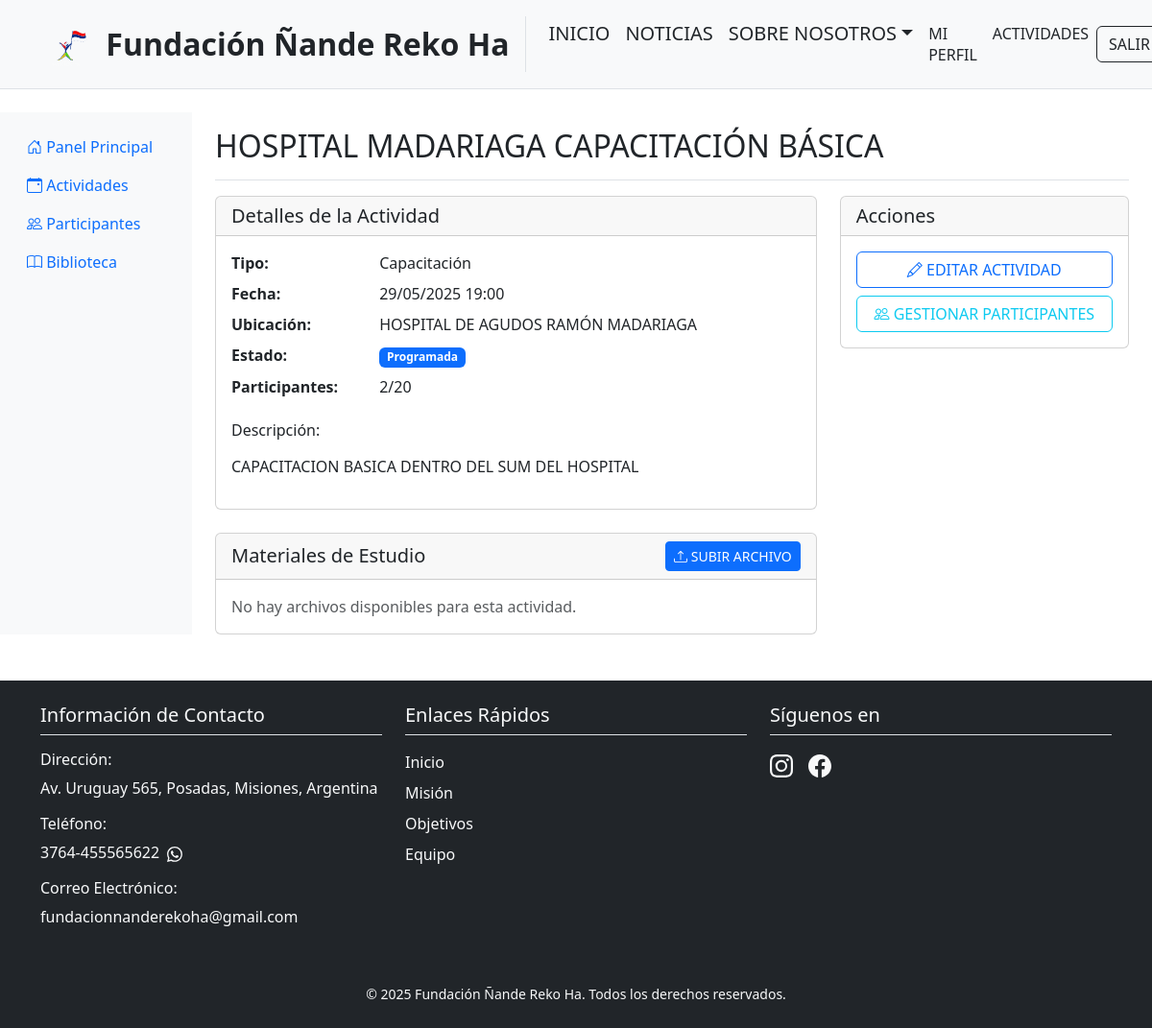
/dashboard/activity/2/ (signed in), run on an earlier commit of the app's database.
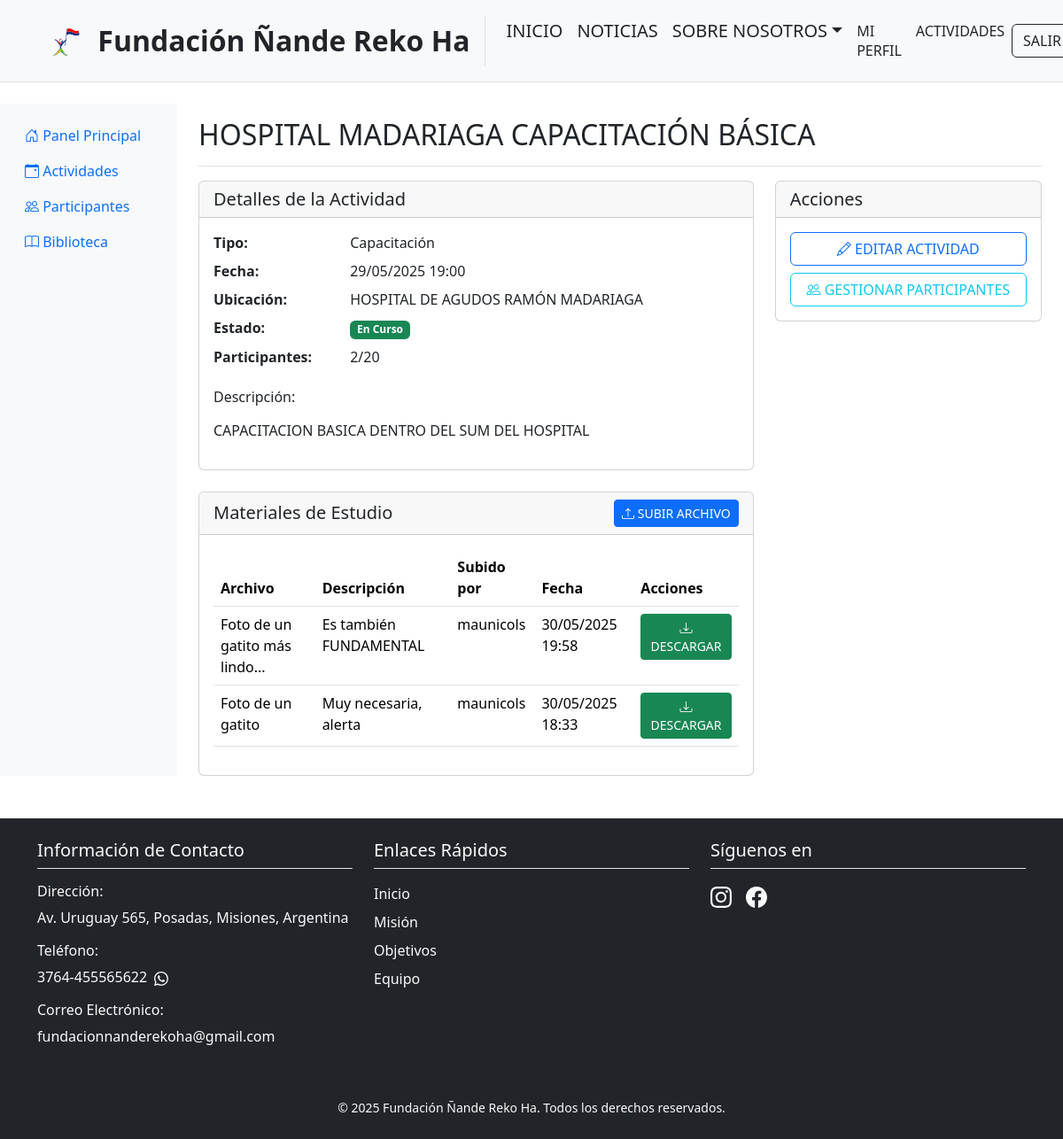
And on a later commit of the database.
### dashboard/models.py (models this page shows, shortened)
class Activity(models.Model):
    ACTIVITY_TYPES = [
        ('CAPACITACION', 'Capacitación'),
        ('EVENTO', 'Evento'),
        ('REUNION', 'Reunión'),
        ('TALLER', 'Taller'),
    ]
    STATUS_CHOICES = [
        ('PROGRAMADA', 'Programada'),
        ('EN_CURSO', 'En Curso'),
        ('COMPLETADA', 'Completada'),
        ('CANCELADA', 'Cancelada'),
    ]
    title = models.CharField('Título', max_length=200)
    description = models.TextField('Descripción')
    activity_type = models.CharField('Tipo de Actividad', max_length=20, choices=ACTIVITY_TYPES)
    date = models.DateTimeField('Fecha y Hora')
    location = models.CharField('Ubicación', max_length=200)
    capacity = models.PositiveIntegerField('Capacidad', null=True, blank=True)
    status = models.CharField('Estado', max_length=20, choices=STATUS_CHOICES, default='PROGRAMADA')
    created_at = models.DateTimeField('Fecha de Creación', auto_now_add=True)
    updated_at = models.DateTimeField('Última Actualización', auto_now=True)
    created_by = models.ForeignKey(
        User,
        on_delete=models.SET_NULL,
        null=True,
        related_name='activities_created'
    )
    attendance_managers = models.ManyToManyField(
        User,
        related_name='managed_activities',
        verbose_name='Gestores de Asistencia',
        blank=True
    )
    class Meta:
        verbose_name = 'Actividad'
        verbose_name_plural = 'Actividades'
        ordering = ['-date']

class ActivityFile(models.Model):
    file = models.FileField(
        'Archivo',
        upload_to='activity_files/%Y/%m/%d/',
        help_text='Subir archivos relacionados con la actividad'
    )
    title = models.CharField('Título', max_length=200)
    description = models.TextField('Descripción', blank=True)
    uploaded_at = models.DateTimeField('Fecha de subida', auto_now_add=True)
    uploaded_by = models.ForeignKey(
        User,
        on_delete=models.SET_NULL,
        null=True,
        related_name='uploaded_files',
        verbose_name='Subido por'
    )
    activity = models.ForeignKey(
        'Activity',
        on_delete=models.CASCADE,
        related_name='files',
        verbose_name='Actividad'
    )
    class Meta:
        verbose_name = 'Archivo de Actividad'
        verbose_name_plural = 'Archivos de Actividades'
        ordering = ['-uploaded_at']

### dashboard/views.py (the view)
# urls.py: path('activity/<int:pk>/', views.activity_detail, name='activity-detail'),
@login_required
def activity_detail(request, pk):
    activity = get_object_or_404(Activity, pk=pk)
    context = {
        'activity': activity,
        'is_enrolled': Participant.objects.filter(activity=activity, user=request.user).exists(),
    }
    return render(request, 'dashboard/activity_detail.html', context)

### users/models.py (called while the page is built)
    @property
    def is_foundation_member(self):
        return self.role in ['ADMIN', 'STAFF']

### dashboard/templates/dashboard/activity_detail.html
{% extends 'dashboard/base.html' %}
{% load static %}
{% load crispy_forms_tags %}
{% block dashboard_title %}{{ activity.title }}{% endblock %}
{% block dashboard_content %}
<div class="row">
    <div class="col-md-8">
        <div class="card mb-4">
            <div class="card-header">
                <h5 class="mb-0">Detalles de la Actividad</h5>
            </div>
            <div class="card-body">
                <dl class="row">
                    <dt class="col-sm-3">Tipo:</dt>
                    <dd class="col-sm-9">{{ activity.get_activity_type_display }}</dd>
                    <dt class="col-sm-3">Fecha:</dt>
                    <dd class="col-sm-9">{{ activity.date|date:"d/m/Y H:i" }}</dd>
                    <dt class="col-sm-3">Ubicación:</dt>
                    <dd class="col-sm-9">{{ activity.location }}</dd>
                    <dt class="col-sm-3">Estado:</dt>
                    <dd class="col-sm-9">
                        <span class="badge {% if activity.status == 'PROGRAMADA' %}bg-primary
                                        {% elif activity.status == 'EN_CURSO' %}bg-success
                                        {% elif activity.status == 'COMPLETADA' %}bg-secondary
                                        {% else %}bg-danger{% endif %}">
                            {{ activity.get_status_display }}
                        </span>
                    </dd>
                    <dt class="col-sm-3">Participantes:</dt>
                    <dd class="col-sm-9">
                        {{ activity.participants.count }}{% if activity.capacity %}/{{ activity.capacity }}{% endif %}
                    </dd>
                </dl>
                <div class="mt-3">
                    <h6>Descripción:</h6>
                    <p>{{ activity.description|linebreaks }}</p>
                </div>
            </div>
        </div>
        <div class="card">
            <div class="card-header d-flex justify-content-between align-items-center">
                <h5 class="mb-0">Materiales de Estudio</h5>
                {% if user.perfiles.is_foundation_member %}
                    <a href="{% url 'dashboard:upload-file' activity.id %}" class="btn btn-primary btn-sm">
                        <i class="bi bi-upload"></i> Subir Archivo
                    </a>
                {% endif %}
            </div>
            <div class="card-body">
                {% if activity.files.all %}
                    <div class="table-responsive">
                        <table class="table">
                            <thead>
                                <tr>
                                    <th>Archivo</th>
                                    <th>Descripción</th>
                                    <th>Subido por</th>
                                    <th>Fecha</th>
                                    <th>Acciones</th>
                                </tr>
                            </thead>
                            <tbody>
                                {% for file in activity.files.all %}
                                    <tr>
                                        <td>{{ file.title }}</td>
                                        <td>{{ file.description|truncatewords:30 }}</td>
                                        <td>{{ file.uploaded_by.username }}</td>
                                        <td>{{ file.uploaded_at|date:"d/m/Y H:i" }}</td>
                                        <td>
                                            <a href="{% url 'dashboard:download-file' file.id %}"
                                               class="btn btn-sm btn-success">
                                                <i class="bi bi-download"></i> Descargar
                                            </a>
                                        </td>
                                    </tr>
                                {% endfor %}
                            </tbody>
                        </table>
                    </div>
                {% else %}
                    <p class="text-muted mb-0">No hay archivos disponibles para esta actividad.</p>
                {% endif %}
            </div>
        </div>
    </div>
    <div class="col-md-4">
        {% if user.perfiles.is_foundation_member %}
            <div class="card mb-4">
                <div class="card-header">
                    <h5 class="mb-0">Acciones</h5>
                </div>
                <div class="card-body">
                    <div class="d-grid gap-2">
                        <a href="{% url 'dashboard:activity-edit' activity.id %}" class="btn btn-outline-primary">
                            <i class="bi bi-pencil"></i> Editar Actividad
                        </a>
                        <a href="{% url 'dashboard:participant-list' %}?activity={{ activity.id }}"
                           class="btn btn-outline-info">
                            <i class="bi bi-people"></i> Gestionar Participantes
                        </a>
                    </div>
                </div>
            </div>
        {% endif %}
    </div>
</div>
{% endblock %}

### dashboard/templates/dashboard/base.html
{% extends 'landing/base.html' %}
{% load static %}
{% block content %}
<div class="container-fluid">
    <div class="row">
        <nav class="col-md-3 col-lg-2 d-md-block bg-light sidebar collapse">
            <div class="position-sticky pt-3">
                <ul class="nav flex-column">
                    <li class="nav-item">
                        <a class="nav-link {% if request.resolver_match.url_name == 'home' %}active{% endif %}"
                           href="{% url 'dashboard:home' %}">
                            <i class="bi bi-house-door"></i>
                            Panel Principal
                        </a>
                    </li>
                    <li class="nav-item">
                        <a class="nav-link {% if request.resolver_match.url_name == 'activity-list' %}active{% endif %}"
                           href="{% url 'dashboard:activity-list' %}">
                            <i class="bi bi-calendar-event"></i>
                            Actividades
                        </a>
                    </li>
                    <li class="nav-item">
                        <a class="nav-link {% if request.resolver_match.url_name == 'participant-list' %}active{% endif %}"
                           href="{% url 'dashboard:participant-list' %}">
                            <i class="bi bi-people"></i>
                            Participantes
                        </a>
                    </li>
                    <li class="nav-item">
                        <a class="nav-link {% if request.resolver_match.url_name == 'library' %}active{% endif %}"
                           href="{% url 'dashboard:library' %}">
                            <i class="bi bi-book"></i>
                            Biblioteca
                        </a>
                    </li>
                </ul>
            </div>
        </nav>
        <main class="col-md-9 ms-sm-auto col-lg-10 px-md-4">
            <div class="d-flex justify-content-between flex-wrap flex-md-nowrap align-items-center pt-3 pb-2 mb-3 border-bottom">
                <h1 class="h2">{% block dashboard_title %}{% endblock %}</h1>
            </div>
            {% block dashboard_content %}{% endblock %}
        </main>
    </div>
</div>
{% endblock %}

### landing/templates/landing/base.html (shortened to what this page needs)
{% load static %}
<!DOCTYPE html>
<html lang="en">
  <head>
    <link rel="stylesheet" href="{% static 'landing/bootstrap.css' %}" />
    <link rel="stylesheet" href="https://cdn.jsdelivr.net/npm/bootstrap-icons@1.11.3/font/bootstrap-icons.min.css">
    {% load bootstrap5 %}
    {% bootstrap_css %}
  </head>
  <body id="page-top" class="container-100">
    <header class="site-header">
      <nav id="navbar" class="navbar navbar-expand-lg mb-4 pt-3 pb-3 text-dark border-bottom border-1 bg-light" data-bs-theme="light">
      <div class="container ">
        <a class="navbar-brand d-block fs-2 text-dark fw-bold pe-3 border-end border-1" href={% url 'landing-home' %}>
          <img
            src="{% static 'favicon.svg' %}"
            alt="Logo"
            width="60"
            height="40"
            class="d-none d-md-inline-block align-text-center"
          />
          Fundación Ñande Reko Ha
      <div class="collapse text-dark navbar-collapse" id="navbarSupportedContent">
          <ul class="navbar-nav me-auto mb-2 mb-lg-0">
            <li class="nav-item">
              <a
                class="nav-link active align-text-center  text-dark fs-5"
                aria-current="page"
                href={% url 'landing-home' %}
                >Inicio</a>
            </li>
            <li class="nav-item">
              <a
                class="nav-link active align-text-center text-dark fs-5"
                href={% url 'news:news_list' %}
                >Noticias</a>
            </li>
            <li class="nav-item dropdown">
                <a
                class="nav-link text-dark dropdown-toggle align-text-center fs-5"
                href="#"
                role="button"
                data-bs-toggle="dropdown"
                aria-expanded="false"
                >Sobre nosotros</a
              >
            </li>
            {% if request.user.is_authenticated %}
            <li class="nav-item">
              <a
                class="nav-link text-dark  active align-text-center fs-6"
                aria-current="page"
                href={% url "profile" %}
                >Mi perfil</a>
            </li>
            <li class="nav-item">
              <a
                class="nav-link text-dark active align-text-center fs-6"
                aria-current="page"
                href={% url "dashboard:home" %}
                >Actividades</a>
            </li>
          </ul>
        </div>
        <a class="nav-item ms-auto fs-6 btn btn-outline-dark d-none d-lg-block" href={% url 'logout' %} aria-current="true" >Salir</a>
      </div>
      {% endif %}
    </nav>
  </header>
  <main>
    {% block content %}
    {% endblock content %}
  </main>
  <footer class="bg-dark text-light py-4 mt-5">
    <div class="container">
      <div class="row">
        <div class="col-md-4 mb-4">
          <h5 class="mb-3 border-bottom pb-2">Información de Contacto</h5>
          <div class="mb-3">
            <h6 class="mb-2">Dirección:</h6>
            <p>Av. Uruguay 565, Posadas, Misiones, Argentina</p>
          </div>
          <div class="mb-3">
            <h6 class="mb-2">Teléfono:</h6>
            <p class="d-flex align-items-center">
              3764-455565622
              <a href="https://wa.me/543764455565622" class="text-light ms-2">
              </a>
            </p>
          </div>
          <div class="mb-3">
            <h6 class="mb-2">Correo Electrónico:</h6>
            <a href="mailto:fundacionnanderekoha@gmail.com" class="text-light text-decoration-none">fundacionnanderekoha@gmail.com</a>
          </div>
        </div>
        <div class="col-md-4 mb-4">
          <h5 class="mb-3 border-bottom pb-2">Enlaces Rápidos</h5>
          <ul class="list-unstyled">
            <li class="mb-2"><a href="{% url 'landing-home' %}" class="text-light text-decoration-none">Inicio</a></li>
            <li class="mb-2"><a href="{% url 'landing-home' %}#mision" class="text-light text-decoration-none">Misión</a></li>
            <li class="mb-2"><a href="{% url 'landing-home' %}#objetivos" class="text-light text-decoration-none">Objetivos</a></li>
            <li class="mb-2"><a href="{% url 'landing-home' %}#equipo" class="text-light text-decoration-none">Equipo</a></li>
          </ul>
        </div>
        <div class="col-md-4 mb-4">
          <h5 class="mb-3 border-bottom pb-2">Síguenos en</h5>
          <div class="d-flex gap-3">
            <a href="#" class="text-light fs-5">
            </a>
            <a href="#" class="text-light fs-5">
            </a>
          </div>
        </div>
      </div>
      <div class="row mt-3">
        <div class="col-12 text-center">
          <small>&copy; {% now "Y" %} Fundación Ñande Reko Ha. Todos los derechos reservados.</small>
        </div>
      </div>
    </div>
  </footer>
  </body>
  </html>

What changed in the data, as far as the page shows it:
changed Activity "HOSPITAL MADARIAGA CAPACITACIÓN BÁSICA": status "Programada" → "En Curso"
added ActivityFile: title "Foto de un gatito más lindo...", description "Es también FUNDAMENTAL", uploaded_by.username "maunicols", uploaded_at "30/05/2025 19:58"
added ActivityFile: title "Foto de un gatito", description "Muy necesaria, alerta", uploaded_by.username "maunicols", uploaded_at "30/05/2025 18:33"
Also different on the page:
text no longer shown: "No hay archivos disponibles para esta actividad."
text now shown: "Archivo Descripción Subido por Fecha Acciones"
